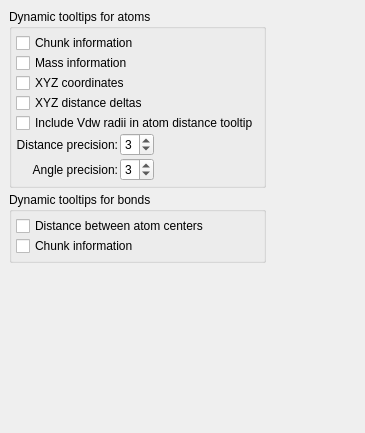
         <widget class="QWidget" name="Tooltips" >
          <layout class="QGridLayout" >
           <property name="margin" >
            <number>9</number>
           </property>
           <property name="spacing" >
            <number>6</number>
           </property>
           <item row="0" column="1" >
            <spacer>
             <property name="orientation" >
              <enum>Qt::Horizontal</enum>
             </property>
             <property name="sizeType" >
              <enum>QSizePolicy::Expanding</enum>
             </property>
             <property name="sizeHint" >
              <size>
               <width>90</width>
               <height>20</height>
              </size>
             </property>
            </spacer>
           </item>
           <item row="0" column="0" >
            <layout class="QVBoxLayout" >
             <property name="margin" >
              <number>0</number>
             </property>
             <property name="spacing" >
              <number>4</number>
             </property>
             <item>
              <widget class="QGroupBox" name="atom_dynamic_tooltips_grpbox" >
               <property name="title" >
                <string>Dynamic tooltips for atoms</string>
               </property>
               <layout class="QVBoxLayout" >
                <property name="margin" >
                 <number>4</number>
                </property>
                <property name="spacing" >
                 <number>0</number>
                </property>
                <item>
                 <widget class="QCheckBox" name="dynamicToolTipAtomChunkInfo_checkbox" >
                  <property name="text" >
                   <string>Chunk information</string>
                  </property>
                  <property name="checked" >
                   <bool>false</bool>
                  </property>
                 </widget>
                </item>
                <item>
                 <widget class="QCheckBox" name="dynamicToolTipAtomMass_checkbox" >
                  <property name="text" >
                   <string>Mass information</string>
                  </property>
                 </widget>
                </item>
                <item>
                 <widget class="QCheckBox" name="dynamicToolTipAtomPosition_checkbox" >
                  <property name="text" >
                   <string>XYZ coordinates</string>
                  </property>
                  <property name="checked" >
                   <bool>false</bool>
                  </property>
                 </widget>
                </item>
                <item>
                 <widget class="QCheckBox" name="dynamicToolTipAtomDistanceDeltas_checkbox" >
                  <property name="text" >
                   <string>XYZ distance deltas </string>
                  </property>
                 </widget>
                </item>
                <item>
                 <widget class="QCheckBox" name="includeVdwRadiiInAtomDistanceInfo" >
                  <property name="text" >
                   <string>Include Vdw radii in atom distance tooltip</string>
                  </property>
                 </widget>
                </item>
                <item>
                 <layout class="QHBoxLayout" >
                  <property name="margin" >
                   <number>0</number>
                  </property>
                  <property name="spacing" >
                   <number>4</number>
                  </property>
                  <item>
                   <layout class="QGridLayout" >
                    <property name="margin" >
                     <number>0</number>
                    </property>
                    <property name="spacing" >
                     <number>2</number>
                    </property>
                    <item row="0" column="0" >
                     <widget class="QLabel" name="atomDistPrecisionLabel" >
                      <property name="text" >
                       <string>Distance precision:</string>
                      </property>
                      <property name="alignment" >
                       <set>Qt::AlignRight|Qt::AlignTrailing|Qt::AlignVCenter</set>
                      </property>
                      <property name="buddy" >
                       <cstring>dynamicToolTipAtomDistancePrecision_spinbox</cstring>
                      </property>
                     </widget>
                    </item>
                    <item row="0" column="1" >
                     <widget class="QSpinBox" name="dynamicToolTipAtomDistancePrecision_spinbox" >
                      <property name="toolTip" >
                       <string>Sets the number of digits after the decimal places</string>
                      </property>
                      <property name="maximum" >
                       <number>5</number>
                      </property>
                      <property name="minimum" >
                       <number>1</number>
                      </property>
                      <property name="value" >
                       <number>3</number>
                      </property>
                     </widget>
                    </item>
                    <item row="1" column="1" >
                     <widget class="QSpinBox" name="dynamicToolTipBendAnglePrecision_spinbox" >
                      <property name="toolTip" >
                       <string>Sets the number of digits after the decimal places</string>
                      </property>
                      <property name="maximum" >
                       <number>5</number>
                      </property>
                      <property name="minimum" >
                       <number>1</number>
                      </property>
                      <property name="value" >
                       <number>3</number>
                      </property>
                     </widget>
                    </item>
                    <item row="1" column="0" >
                     <widget class="QLabel" name="textLabel1_8_3" >
                      <property name="text" >
                       <string>Angle precision:</string>
                      </property>
                      <property name="alignment" >
                       <set>Qt::AlignRight|Qt::AlignTrailing|Qt::AlignVCenter</set>
                      </property>
                      <property name="buddy" >
                       <cstring>dynamicToolTipBendAnglePrecision_spinbox</cstring>
                      </property>
                     </widget>
                    </item>
                   </layout>
                  </item>
                  <item>
                   <spacer>
                    <property name="orientation" >
                     <enum>Qt::Horizontal</enum>
                    </property>
                    <property name="sizeHint" >
                     <size>
                      <width>40</width>
                      <height>20</height>
                     </size>
                    </property>
                   </spacer>
                  </item>
                 </layout>
                </item>
               </layout>
              </widget>
             </item>
             <item>
              <widget class="QGroupBox" name="groupBox35" >
               <property name="title" >
                <string>Dynamic tooltips for bonds</string>
               </property>
               <layout class="QGridLayout" >
                <property name="margin" >
                 <number>4</number>
                </property>
                <property name="spacing" >
                 <number>0</number>
                </property>
                <item row="1" column="0" >
                 <widget class="QCheckBox" name="dynamicToolTipBondChunkInfo_checkbox" >
                  <property name="text" >
                   <string>Chunk information</string>
                  </property>
                 </widget>
                </item>
                <item row="0" column="0" >
                 <widget class="QCheckBox" name="dynamicToolTipBondLength_checkbox" >
                  <property name="text" >
                   <string>Distance between atom centers</string>
                  </property>
                 </widget>
                </item>
               </layout>
              </widget>
             </item>
             <item>
              <spacer>
               <property name="orientation" >
                <enum>Qt::Vertical</enum>
               </property>
               <property name="sizeType" >
                <enum>QSizePolicy::Expanding</enum>
               </property>
               <property name="sizeHint" >
                <size>
                 <width>20</width>
                 <height>161</height>
                </size>
               </property>
              </spacer>
             </item>
            </layout>
           </item>
          </layout>
         </widget>
